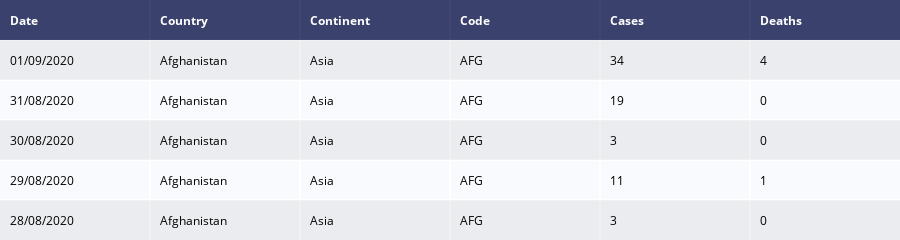

This figure's notebook cell:
### Code cell
create_table(df.head())

### Figure 1 — Plotly figure (JSON) as saved in the notebook; plotly's stock layout.template omitted (floating-point values rounded to 4 significant figures)
{"data": [{"colorscale": [[0, "#00083e"], [0.5, "#ededee"], [1, "#ffffff"]], "hoverinfo": "none", "opacity": 0.75, "showscale": false, "type": "heatmap", "z": [[0, 0, 0, 0, 0, 0], [0.5, 0.5, 0.5, 0.5, 0.5, 0.5], [1, 1, 1, 1, 1, 1], [0.5, 0.5, 0.5, 0.5, 0.5, 0.5], [1, 1, 1, 1, 1, 1], [0.5, 0.5, 0.5, 0.5, 0.5, 0.5]]}], "layout": {"annotations": [{"align": "left", "font": {"color": "#ffffff"}, "showarrow": false, "text": "<b>Date</b>", "x": -0.45, "xanchor": "left", "xref": "x", "y": 0, "yref": "y"}, {"align": "left", "font": {"color": "#ffffff"}, "showarrow": false, "text": "<b>Country</b>", "x": 0.55, "xanchor": "left", "xref": "x", "y": 0, "yref": "y"}, {"align": "left", "font": {"color": "#ffffff"}, "showarrow": false, "text": "<b>Continent</b>", "x": 1.55, "xanchor": "left", "xref": "x", "y": 0, "yref": "y"}, {"align": "left", "font": {"color": "#ffffff"}, "showarrow": false, "text": "<b>Code</b>", "x": 2.55, "xanchor": "left", "xref": "x", "y": 0, "yref": "y"}, {"align": "left", "font": {"color": "#ffffff"}, "showarrow": false, "text": "<b>Cases</b>", "x": 3.55, "xanchor": "left", "xref": "x", "y": 0, "yref": "y"}, {"align": "left", "font": {"color": "#ffffff"}, "showarrow": false, "text": "<b>Deaths</b>", "x": 4.55, "xanchor": "left", "xref": "x", "y": 0, "yref": "y"}, {"align": "left", "font": {"color": "#000000"}, "showarrow": false, "text": "01/09/2020", "x": -0.45, "xanchor": "left", "xref": "x", "y": 1, "yref": "y"}, {"align": "left", "font": {"color": "#000000"}, "showarrow": false, "text": "Afghanistan", "x": 0.55, "xanchor": "left", "xref": "x", "y": 1, "yref": "y"}, {"align": "left", "font": {"color": "#000000"}, "showarrow": false, "text": "Asia", "x": 1.55, "xanchor": "left", "xref": "x", "y": 1, "yref": "y"}, {"align": "left", "font": {"color": "#000000"}, "showarrow": false, "text": "AFG", "x": 2.55, "xanchor": "left", "xref": "x", "y": 1, "yref": "y"}, {"align": "left", "font": {"color": "#000000"}, "showarrow": false, "text": "34", "x": 3.55, "xanchor": "left", "xref": "x", "y": 1, "yref": "y"}, {"align": "left", "font": {"color": "#000000"}, "showarrow": false, "text": "4", "x": 4.55, "xanchor": "left", "xref": "x", "y": 1, "yref": "y"}, {"align": "left", "font": {"color": "#000000"}, "showarrow": false, "text": "31/08/2020", "x": -0.45, "xanchor": "left", "xref": "x", "y": 2, "yref": "y"}, {"align": "left", "font": {"color": "#000000"}, "showarrow": false, "text": "Afghanistan", "x": 0.55, "xanchor": "left", "xref": "x", "y": 2, "yref": "y"}, {"align": "left", "font": {"color": "#000000"}, "showarrow": false, "text": "Asia", "x": 1.55, "xanchor": "left", "xref": "x", "y": 2, "yref": "y"}, {"align": "left", "font": {"color": "#000000"}, "showarrow": false, "text": "AFG", "x": 2.55, "xanchor": "left", "xref": "x", "y": 2, "yref": "y"}, {"align": "left", "font": {"color": "#000000"}, "showarrow": false, "text": "19", "x": 3.55, "xanchor": "left", "xref": "x", "y": 2, "yref": "y"}, {"align": "left", "font": {"color": "#000000"}, "showarrow": false, "text": "0", "x": 4.55, "xanchor": "left", "xref": "x", "y": 2, "yref": "y"}, {"align": "left", "font": {"color": "#000000"}, "showarrow": false, "text": "30/08/2020", "x": -0.45, "xanchor": "left", "xref": "x", "y": 3, "yref": "y"}, {"align": "left", "font": {"color": "#000000"}, "showarrow": false, "text": "Afghanistan", "x": 0.55, "xanchor": "left", "xref": "x", "y": 3, "yref": "y"}, {"align": "left", "font": {"color": "#000000"}, "showarrow": false, "text": "Asia", "x": 1.55, "xanchor": "left", "xref": "x", "y": 3, "yref": "y"}, {"align": "left", "font": {"color": "#000000"}, "showarrow": false, "text": "AFG", "x": 2.55, "xanchor": "left", "xref": "x", "y": 3, "yref": "y"}, {"align": "left", "font": {"color": "#000000"}, "showarrow": false, "text": "3", "x": 3.55, "xanchor": "left", "xref": "x", "y": 3, "yref": "y"}, {"align": "left", "font": {"color": "#000000"}, "showarrow": false, "text": "0", "x": 4.55, "xanchor": "left", "xref": "x", "y": 3, "yref": "y"}, {"align": "left", "font": {"color": "#000000"}, "showarrow": false, "text": "29/08/2020", "x": -0.45, "xanchor": "left", "xref": "x", "y": 4, "yref": "y"}, {"align": "left", "font": {"color": "#000000"}, "showarrow": false, "text": "Afghanistan", "x": 0.55, "xanchor": "left", "xref": "x", "y": 4, "yref": "y"}, {"align": "left", "font": {"color": "#000000"}, "showarrow": false, "text": "Asia", "x": 1.55, "xanchor": "left", "xref": "x", "y": 4, "yref": "y"}, {"align": "left", "font": {"color": "#000000"}, "showarrow": false, "text": "AFG", "x": 2.55, "xanchor": "left", "xref": "x", "y": 4, "yref": "y"}, {"align": "left", "font": {"color": "#000000"}, "showarrow": false, "text": "11", "x": 3.55, "xanchor": "left", "xref": "x", "y": 4, "yref": "y"}, {"align": "left", "font": {"color": "#000000"}, "showarrow": false, "text": "1", "x": 4.55, "xanchor": "left", "xref": "x", "y": 4, "yref": "y"}, {"align": "left", "font": {"color": "#000000"}, "showarrow": false, "text": "28/08/2020", "x": -0.45, "xanchor": "left", "xref": "x", "y": 5, "yref": "y"}, {"align": "left", "font": {"color": "#000000"}, "showarrow": false, "text": "Afghanistan", "x": 0.55, "xanchor": "left", "xref": "x", "y": 5, "yref": "y"}, {"align": "left", "font": {"color": "#000000"}, "showarrow": false, "text": "Asia", "x": 1.55, "xanchor": "left", "xref": "x", "y": 5, "yref": "y"}, {"align": "left", "font": {"color": "#000000"}, "showarrow": false, "text": "AFG", "x": 2.55, "xanchor": "left", "xref": "x", "y": 5, "yref": "y"}, {"align": "left", "font": {"color": "#000000"}, "showarrow": false, "text": "3", "x": 3.55, "xanchor": "left", "xref": "x", "y": 5, "yref": "y"}, {"align": "left", "font": {"color": "#000000"}, "showarrow": false, "text": "0", "x": 4.55, "xanchor": "left", "xref": "x", "y": 5, "yref": "y"}], "height": 230, "margin": {"b": 0, "l": 0, "r": 0, "t": 0}, "xaxis": {"dtick": 1, "gridwidth": 2, "showticklabels": false, "tick0": -0.5, "ticks": "", "zeroline": false}, "yaxis": {"autorange": "reversed", "dtick": 1, "gridwidth": 2, "showticklabels": false, "tick0": 0.5, "ticks": "", "zeroline": false}}}
